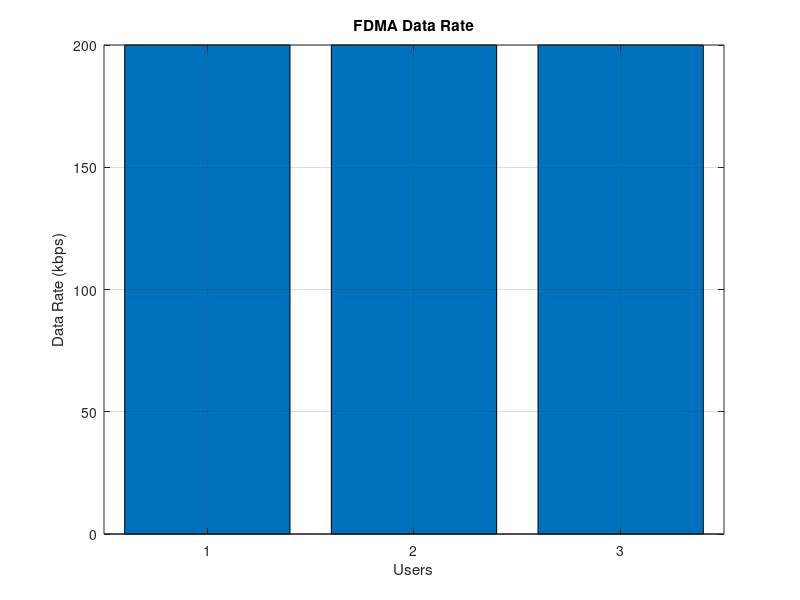

The MATLAB source for this figure:
clc; clear; close all;
BW=200; Users=3; M=2;
DataRate=BW*log2(M);
Rate=DataRate*ones(1,Users);
disp([(1:Users)' Rate'])
figure; bar(1:Users,Rate); grid on
xlabel('Users'); ylabel('Data Rate (kbps)');
title('FDMA Data Rate');
